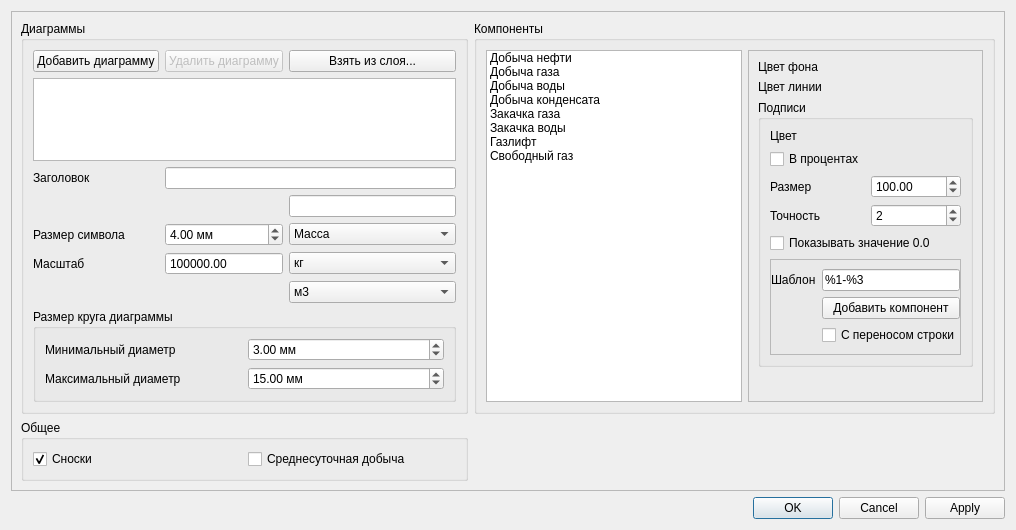
<?xml version="1.0" encoding="UTF-8"?>
<ui version="4.0">
 <class>Dialog</class>
 <widget class="QDialog" name="Dialog">
  <property name="geometry">
   <rect>
    <x>0</x>
    <y>0</y>
    <width>1016</width>
    <height>530</height>
   </rect>
  </property>
  <property name="windowTitle">
   <string>Настройка диаграмм</string>
  </property>
  <property name="locale">
   <locale language="C" country="AnyCountry"/>
  </property>
  <layout class="QGridLayout" name="gridLayout" rowstretch="1,0,0,0" columnstretch="0,1">
   <item row="3" column="0" colspan="2">
    <widget class="QDialogButtonBox" name="buttonBox">
     <property name="orientation">
      <enum>Qt::Horizontal</enum>
     </property>
     <property name="standardButtons">
      <set>QDialogButtonBox::Apply|QDialogButtonBox::Cancel|QDialogButtonBox::Ok</set>
     </property>
    </widget>
   </item>
   <item row="0" column="0" rowspan="2" colspan="2">
    <widget class="QScrollArea" name="scrollArea">
     <property name="widgetResizable">
      <bool>true</bool>
     </property>
     <widget class="QWidget" name="scrollAreaWidgetContents">
      <property name="geometry">
       <rect>
        <x>0</x>
        <y>0</y>
        <width>996</width>
        <height>481</height>
       </rect>
      </property>
      <layout class="QGridLayout" name="gridLayout_5">
       <item row="0" column="0">
        <widget class="QGroupBox" name="groupBox">
         <property name="title">
          <string>Диаграммы</string>
         </property>
         <layout class="QGridLayout" name="gridLayout_2">
          <item row="8" column="0" colspan="3">
           <widget class="QGroupBox" name="groupBox_3">
            <property name="title">
             <string>Размер круга диаграммы</string>
            </property>
            <layout class="QGridLayout" name="gridLayout_4">
             <item row="0" column="0">
              <widget class="QLabel" name="label_4">
               <property name="text">
                <string>Минимальный диаметр</string>
               </property>
              </widget>
             </item>
             <item row="1" column="0">
              <widget class="QLabel" name="label_5">
               <property name="text">
                <string>Максимальный диаметр</string>
               </property>
              </widget>
             </item>
             <item row="0" column="1">
              <widget class="QDoubleSpinBox" name="minDiagrammSize">
               <property name="suffix">
                <string> мм</string>
               </property>
               <property name="decimals">
                <number>2</number>
               </property>
               <property name="maximum">
                <double>999999.000000000000000</double>
               </property>
               <property name="singleStep">
                <double>1.000000000000000</double>
               </property>
               <property name="value">
                <double>3.000000000000000</double>
               </property>
              </widget>
             </item>
             <item row="1" column="1">
              <widget class="QDoubleSpinBox" name="maxDiagrammSize">
               <property name="suffix">
                <string> мм</string>
               </property>
               <property name="decimals">
                <number>2</number>
               </property>
               <property name="maximum">
                <double>999999999.000000000000000</double>
               </property>
               <property name="singleStep">
                <double>1.000000000000000</double>
               </property>
               <property name="value">
                <double>15.000000000000000</double>
               </property>
              </widget>
             </item>
            </layout>
           </widget>
          </item>
          <item row="3" column="2">
           <widget class="QLineEdit" name="titleUnitsEdit"/>
          </item>
          <item row="2" column="0">
           <widget class="QLabel" name="label_2">
            <property name="text">
             <string>Заголовок</string>
            </property>
           </widget>
          </item>
          <item row="0" column="1">
           <widget class="QPushButton" name="mDeleteDiagramm">
            <property name="enabled">
             <bool>false</bool>
            </property>
            <property name="text">
             <string>Удалить диаграмму</string>
            </property>
           </widget>
          </item>
          <item row="2" column="1" colspan="2">
           <widget class="QLineEdit" name="titleEdit"/>
          </item>
          <item row="9" column="0">
           <spacer name="verticalSpacer">
            <property name="orientation">
             <enum>Qt::Vertical</enum>
            </property>
            <property name="sizeHint" stdset="0">
             <size>
              <width>20</width>
              <height>40</height>
             </size>
            </property>
           </spacer>
          </item>
          <item row="5" column="0">
           <widget class="QLabel" name="mScaleEditLabel">
            <property name="text">
             <string>Масштаб</string>
            </property>
           </widget>
          </item>
          <item row="5" column="1">
           <widget class="QDoubleSpinBox" name="scaleEdit">
            <property name="buttonSymbols">
             <enum>QAbstractSpinBox::NoButtons</enum>
            </property>
            <property name="maximum">
             <double>999999999.000000000000000</double>
            </property>
            <property name="value">
             <double>300000.000000000000000</double>
            </property>
           </widget>
          </item>
          <item row="7" column="2">
           <widget class="QComboBox" name="scaleUnitsVolume">
            <item>
             <property name="text">
              <string>м3</string>
             </property>
            </item>
            <item>
             <property name="text">
              <string>дм3</string>
             </property>
            </item>
            <item>
             <property name="text">
              <string>см3</string>
             </property>
            </item>
            <item>
             <property name="text">
              <string>км3</string>
             </property>
            </item>
           </widget>
          </item>
          <item row="0" column="0">
           <widget class="QPushButton" name="mAddDiagramm">
            <property name="text">
             <string>Добавить диаграмму</string>
            </property>
           </widget>
          </item>
          <item row="4" column="0">
           <widget class="QLabel" name="label">
            <property name="text">
             <string>Размер символа</string>
            </property>
           </widget>
          </item>
          <item row="4" column="1">
           <widget class="QDoubleSpinBox" name="mSymbolSize">
            <property name="suffix">
             <string> мм</string>
            </property>
            <property name="maximum">
             <double>9999.000000000000000</double>
            </property>
            <property name="value">
             <double>4.000000000000000</double>
            </property>
           </widget>
          </item>
          <item row="4" column="2">
           <widget class="QComboBox" name="scaleUnitsType">
            <item>
             <property name="text">
              <string>Масса</string>
             </property>
            </item>
            <item>
             <property name="text">
              <string>Объем</string>
             </property>
            </item>
           </widget>
          </item>
          <item row="5" column="2">
           <widget class="QComboBox" name="scaleUnitsMass">
            <item>
             <property name="text">
              <string>кг</string>
             </property>
            </item>
            <item>
             <property name="text">
              <string>г</string>
             </property>
            </item>
            <item>
             <property name="text">
              <string>тонн</string>
             </property>
            </item>
            <item>
             <property name="text">
              <string>тыс. тонн</string>
             </property>
            </item>
            <item>
             <property name="text">
              <string>UK ton (short)</string>
             </property>
            </item>
            <item>
             <property name="text">
              <string>UK ton (long)</string>
             </property>
            </item>
           </widget>
          </item>
          <item row="1" column="0" colspan="3">
           <widget class="QListWidget" name="mDiagrammsListWidget"/>
          </item>
          <item row="0" column="2">
           <widget class="QPushButton" name="mImportFromLayer">
            <property name="text">
             <string>Взять из слоя...</string>
            </property>
           </widget>
          </item>
         </layout>
        </widget>
       </item>
       <item row="0" column="1">
        <widget class="QGroupBox" name="groupBox_2">
         <property name="title">
          <string>Компоненты</string>
         </property>
         <layout class="QGridLayout" name="gridLayout_3">
          <item row="0" column="0">
           <widget class="QListWidget" name="componentsList">
            <property name="selectionBehavior">
             <enum>QAbstractItemView::SelectRows</enum>
            </property>
            <property name="selectionRectVisible">
             <bool>true</bool>
            </property>
            <item>
             <property name="text">
              <string>Добыча нефти</string>
             </property>
             <property name="checkState">
              <enum>Unchecked</enum>
             </property>
            </item>
            <item>
             <property name="text">
              <string>Добыча газа</string>
             </property>
             <property name="checkState">
              <enum>Unchecked</enum>
             </property>
            </item>
            <item>
             <property name="text">
              <string>Добыча воды</string>
             </property>
             <property name="checkState">
              <enum>Unchecked</enum>
             </property>
            </item>
            <item>
             <property name="text">
              <string>Добыча конденсата</string>
             </property>
             <property name="checkState">
              <enum>Unchecked</enum>
             </property>
            </item>
            <item>
             <property name="text">
              <string>Закачка газа</string>
             </property>
             <property name="checkState">
              <enum>Unchecked</enum>
             </property>
            </item>
            <item>
             <property name="text">
              <string>Закачка воды</string>
             </property>
             <property name="checkState">
              <enum>Unchecked</enum>
             </property>
            </item>
            <item>
             <property name="text">
              <string>Газлифт</string>
             </property>
             <property name="checkState">
              <enum>Unchecked</enum>
             </property>
            </item>
            <item>
             <property name="text">
              <string>Свободный газ</string>
             </property>
             <property name="checkState">
              <enum>Unchecked</enum>
             </property>
            </item>
           </widget>
          </item>
          <item row="0" column="1">
           <widget class="QFrame" name="frame">
            <property name="frameShape">
             <enum>QFrame::StyledPanel</enum>
            </property>
            <property name="frameShadow">
             <enum>QFrame::Raised</enum>
            </property>
            <layout class="QGridLayout" name="fluidGridLayout" rowstretch="0,0,0,0">
             <item row="1" column="0">
              <widget class="QLabel" name="label_7">
               <property name="text">
                <string>Цвет линии</string>
               </property>
              </widget>
             </item>
             <item row="0" column="0">
              <widget class="QLabel" name="label_6">
               <property name="text">
                <string>Цвет фона</string>
               </property>
              </widget>
             </item>
             <item row="2" column="0" colspan="2">
              <widget class="QGroupBox" name="groupBox_4">
               <property name="title">
                <string>Подписи</string>
               </property>
               <layout class="QGridLayout" name="labelGridLayout">
                <property name="leftMargin">
                 <number>9</number>
                </property>
                <property name="rightMargin">
                 <number>9</number>
                </property>
                <item row="2" column="1">
                 <widget class="QDoubleSpinBox" name="labelSizeEdit">
                  <property name="decimals">
                   <number>2</number>
                  </property>
                  <property name="maximum">
                   <double>99999.000000000000000</double>
                  </property>
                  <property name="singleStep">
                   <double>1.000000000000000</double>
                  </property>
                  <property name="value">
                   <double>100.000000000000000</double>
                  </property>
                 </widget>
                </item>
                <item row="0" column="0">
                 <widget class="QLabel" name="label_8">
                  <property name="text">
                   <string>Цвет</string>
                  </property>
                 </widget>
                </item>
                <item row="3" column="1">
                 <widget class="QSpinBox" name="decimalEdit">
                  <property name="value">
                   <number>2</number>
                  </property>
                 </widget>
                </item>
                <item row="2" column="0">
                 <widget class="QLabel" name="label_9">
                  <property name="text">
                   <string>Размер</string>
                  </property>
                 </widget>
                </item>
                <item row="3" column="0">
                 <widget class="QLabel" name="label_10">
                  <property name="text">
                   <string>Точность</string>
                  </property>
                 </widget>
                </item>
                <item row="5" column="0" colspan="2">
                 <widget class="QFrame" name="frame_2">
                  <property name="frameShape">
                   <enum>QFrame::StyledPanel</enum>
                  </property>
                  <property name="frameShadow">
                   <enum>QFrame::Raised</enum>
                  </property>
                  <layout class="QGridLayout" name="gridLayout_7">
                   <property name="leftMargin">
                    <number>0</number>
                   </property>
                   <property name="rightMargin">
                    <number>0</number>
                   </property>
                   <item row="3" column="1">
                    <widget class="QPushButton" name="addToTemplate">
                     <property name="toolTip">
                      <string>Добавить компонент в шаблон</string>
                     </property>
                     <property name="text">
                      <string>Добавить компонент</string>
                     </property>
                    </widget>
                   </item>
                   <item row="1" column="0">
                    <widget class="QLabel" name="label_11">
                     <property name="text">
                      <string>Шаблон</string>
                     </property>
                    </widget>
                   </item>
                   <item row="1" column="1">
                    <widget class="QLineEdit" name="templateExpression">
                     <property name="text">
                      <string>%1-%3</string>
                     </property>
                    </widget>
                   </item>
                   <item row="4" column="1">
                    <widget class="QCheckBox" name="mNewLineCheckBox">
                     <property name="text">
                      <string>С переносом строки</string>
                     </property>
                    </widget>
                   </item>
                  </layout>
                 </widget>
                </item>
                <item row="1" column="0">
                 <widget class="QCheckBox" name="showInPercent">
                  <property name="text">
                   <string>В процентах</string>
                  </property>
                 </widget>
                </item>
                <item row="4" column="0" colspan="2">
                 <widget class="QCheckBox" name="mShowZero">
                  <property name="text">
                   <string>Показывать значение 0.0</string>
                  </property>
                 </widget>
                </item>
               </layout>
              </widget>
             </item>
             <item row="3" column="0">
              <spacer name="verticalSpacer_2">
               <property name="orientation">
                <enum>Qt::Vertical</enum>
               </property>
               <property name="sizeHint" stdset="0">
                <size>
                 <width>20</width>
                 <height>40</height>
                </size>
               </property>
              </spacer>
             </item>
            </layout>
           </widget>
          </item>
         </layout>
        </widget>
       </item>
       <item row="1" column="0">
        <widget class="QGroupBox" name="groupBox_5">
         <property name="title">
          <string>Общее</string>
         </property>
         <layout class="QGridLayout" name="gridLayout_8">
          <item row="1" column="0">
           <widget class="QCheckBox" name="showLineouts">
            <property name="text">
             <string>Сноски</string>
            </property>
            <property name="checked">
             <bool>true</bool>
            </property>
           </widget>
          </item>
          <item row="1" column="1">
           <widget class="QCheckBox" name="dailyProduction">
            <property name="text">
             <string>Среднесуточная добыча</string>
            </property>
           </widget>
          </item>
         </layout>
        </widget>
       </item>
      </layout>
     </widget>
    </widget>
   </item>
  </layout>
 </widget>
 <resources/>
 <connections>
  <connection>
   <sender>buttonBox</sender>
   <signal>accepted()</signal>
   <receiver>Dialog</receiver>
   <slot>accept()</slot>
   <hints>
    <hint type="sourcelabel">
     <x>254</x>
     <y>520</y>
    </hint>
    <hint type="destinationlabel">
     <x>157</x>
     <y>274</y>
    </hint>
   </hints>
  </connection>
  <connection>
   <sender>buttonBox</sender>
   <signal>rejected()</signal>
   <receiver>Dialog</receiver>
   <slot>reject()</slot>
   <hints>
    <hint type="sourcelabel">
     <x>322</x>
     <y>520</y>
    </hint>
    <hint type="destinationlabel">
     <x>286</x>
     <y>274</y>
    </hint>
   </hints>
  </connection>
  <connection>
   <sender>scaleEdit</sender>
   <signal>editingFinished()</signal>
   <receiver>Dialog</receiver>
   <slot>scaleValueEditingFinished()</slot>
   <hints>
    <hint type="sourcelabel">
     <x>224</x>
     <y>298</y>
    </hint>
    <hint type="destinationlabel">
     <x>359</x>
     <y>322</y>
    </hint>
   </hints>
  </connection>
  <connection>
   <sender>scaleUnitsType</sender>
   <signal>currentIndexChanged(int)</signal>
   <receiver>Dialog</receiver>
   <slot>scaleUnitsChanged(int)</slot>
   <hints>
    <hint type="sourcelabel">
     <x>477</x>
     <y>272</y>
    </hint>
    <hint type="destinationlabel">
     <x>410</x>
     <y>4</y>
    </hint>
   </hints>
  </connection>
  <connection>
   <sender>componentsList</sender>
   <signal>itemClicked(QListWidgetItem*)</signal>
   <receiver>Dialog</receiver>
   <slot>componentsItemClicked(QListWidgetItem*)</slot>
   <hints>
    <hint type="sourcelabel">
     <x>510</x>
     <y>102</y>
    </hint>
    <hint type="destinationlabel">
     <x>579</x>
     <y>-4</y>
    </hint>
   </hints>
  </connection>
  <connection>
   <sender>scaleUnitsMass</sender>
   <signal>currentIndexChanged(int)</signal>
   <receiver>Dialog</receiver>
   <slot>unitsChanged(int)</slot>
   <hints>
    <hint type="sourcelabel">
     <x>477</x>
     <y>298</y>
    </hint>
    <hint type="destinationlabel">
     <x>453</x>
     <y>551</y>
    </hint>
   </hints>
  </connection>
  <connection>
   <sender>scaleUnitsVolume</sender>
   <signal>currentIndexChanged(int)</signal>
   <receiver>Dialog</receiver>
   <slot>unitsChangedVol(int)</slot>
   <hints>
    <hint type="sourcelabel">
     <x>477</x>
     <y>324</y>
    </hint>
    <hint type="destinationlabel">
     <x>646</x>
     <y>551</y>
    </hint>
   </hints>
  </connection>
  <connection>
   <sender>mAddDiagramm</sender>
   <signal>clicked()</signal>
   <receiver>Dialog</receiver>
   <slot>mAddDiagramm_clicked()</slot>
   <hints>
    <hint type="sourcelabel">
     <x>77</x>
     <y>52</y>
    </hint>
    <hint type="destinationlabel">
     <x>130</x>
     <y>1</y>
    </hint>
   </hints>
  </connection>
  <connection>
   <sender>mDeleteDiagramm</sender>
   <signal>clicked()</signal>
   <receiver>Dialog</receiver>
   <slot>mDeleteDiagramm_clicked()</slot>
   <hints>
    <hint type="sourcelabel">
     <x>207</x>
     <y>53</y>
    </hint>
    <hint type="destinationlabel">
     <x>294</x>
     <y>1</y>
    </hint>
   </hints>
  </connection>
  <connection>
   <sender>mImportFromLayer</sender>
   <signal>clicked()</signal>
   <receiver>Dialog</receiver>
   <slot>mImportFromLayer_clicked()</slot>
   <hints>
    <hint type="sourcelabel">
     <x>367</x>
     <y>52</y>
    </hint>
    <hint type="destinationlabel">
     <x>533</x>
     <y>7</y>
    </hint>
   </hints>
  </connection>
 </connections>
 <slots>
  <slot>diagrammTypeChanged(int)</slot>
  <slot>scaleValueEditingFinished()</slot>
  <slot>scaleUnitsChanged(int)</slot>
  <slot>componentsItemClicked(QListWidgetItem*)</slot>
  <slot>unitsChanged(int)</slot>
  <slot>unitsChangedVol(int)</slot>
  <slot>mAddDiagramm_clicked()</slot>
  <slot>mDeleteDiagramm_clicked()</slot>
  <slot>mImportFromLayer_clicked()</slot>
 </slots>
</ui>
